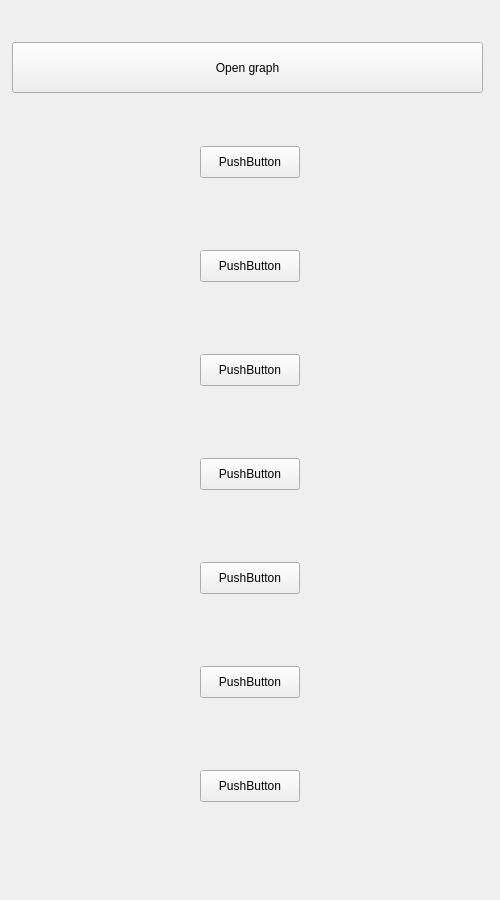
<?xml version="1.0" encoding="UTF-8"?>
<ui version="4.0">
 <class>InteractionPanel</class>
 <widget class="QWidget" name="InteractionPanel">
  <property name="geometry">
   <rect>
    <x>0</x>
    <y>0</y>
    <width>500</width>
    <height>900</height>
   </rect>
  </property>
  <property name="windowTitle">
   <string>Form</string>
  </property>
  <widget class="QPushButton" name="OpenGraph">
   <property name="geometry">
    <rect>
     <x>12</x>
     <y>42</y>
     <width>471</width>
     <height>51</height>
    </rect>
   </property>
   <property name="text">
    <string>Open graph</string>
   </property>
  </widget>
  <widget class="QPushButton" name="pushButton_4">
   <property name="geometry">
    <rect>
     <x>200</x>
     <y>354</y>
     <width>100</width>
     <height>32</height>
    </rect>
   </property>
   <property name="text">
    <string>PushButton</string>
   </property>
  </widget>
  <widget class="QPushButton" name="pushButton_2">
   <property name="geometry">
    <rect>
     <x>200</x>
     <y>146</y>
     <width>100</width>
     <height>32</height>
    </rect>
   </property>
   <property name="text">
    <string>PushButton</string>
   </property>
  </widget>
  <widget class="QPushButton" name="pushButton_3">
   <property name="geometry">
    <rect>
     <x>200</x>
     <y>250</y>
     <width>100</width>
     <height>32</height>
    </rect>
   </property>
   <property name="text">
    <string>PushButton</string>
   </property>
  </widget>
  <widget class="QPushButton" name="pushButton_5">
   <property name="geometry">
    <rect>
     <x>200</x>
     <y>458</y>
     <width>100</width>
     <height>32</height>
    </rect>
   </property>
   <property name="text">
    <string>PushButton</string>
   </property>
  </widget>
  <widget class="QPushButton" name="pushButton_6">
   <property name="geometry">
    <rect>
     <x>200</x>
     <y>562</y>
     <width>100</width>
     <height>32</height>
    </rect>
   </property>
   <property name="text">
    <string>PushButton</string>
   </property>
  </widget>
  <widget class="QPushButton" name="pushButton_7">
   <property name="geometry">
    <rect>
     <x>200</x>
     <y>666</y>
     <width>100</width>
     <height>32</height>
    </rect>
   </property>
   <property name="text">
    <string>PushButton</string>
   </property>
  </widget>
  <widget class="QPushButton" name="pushButton_8">
   <property name="geometry">
    <rect>
     <x>200</x>
     <y>770</y>
     <width>100</width>
     <height>32</height>
    </rect>
   </property>
   <property name="text">
    <string>PushButton</string>
   </property>
  </widget>
 </widget>
 <resources/>
 <connections/>
</ui>
